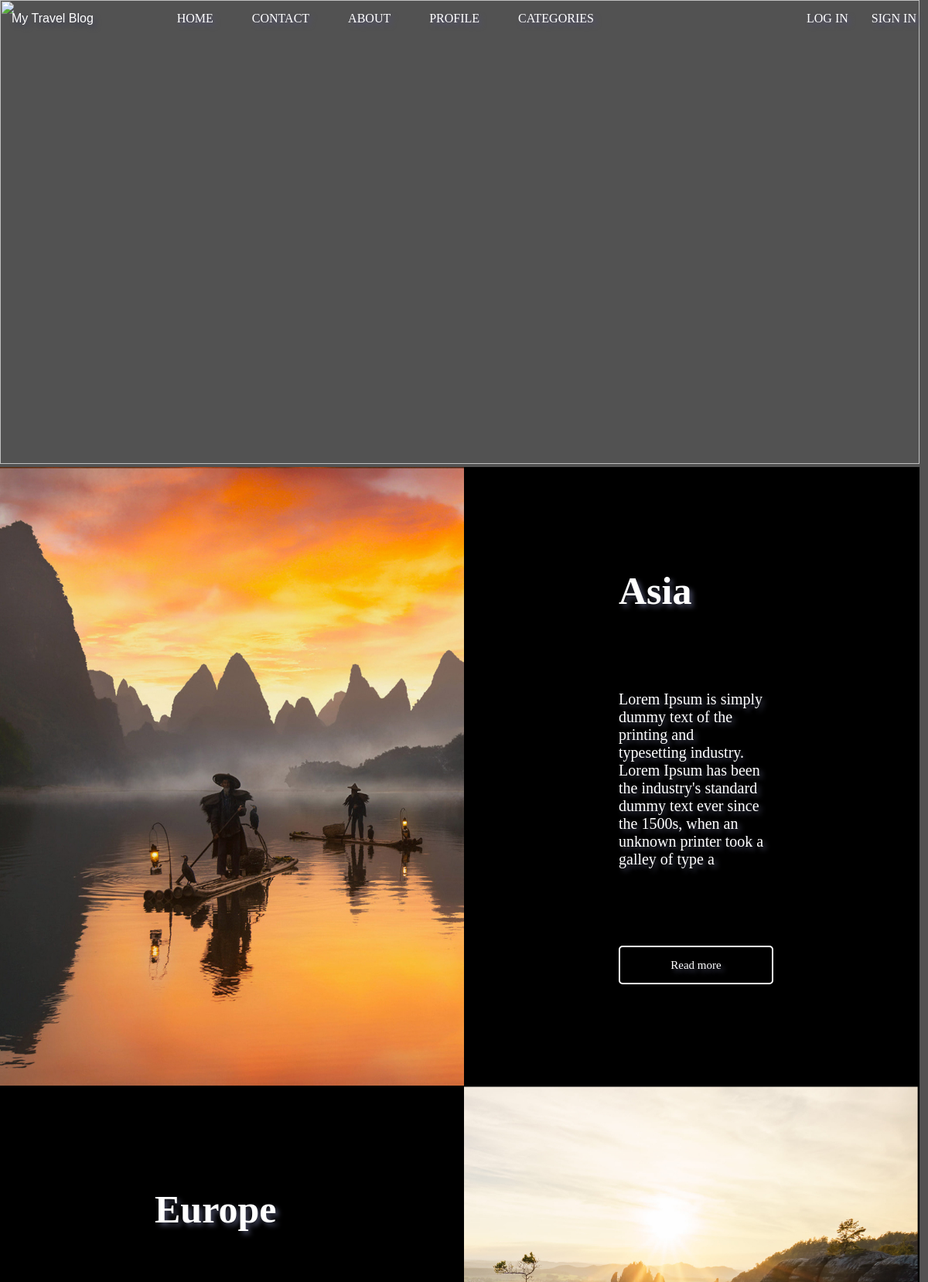
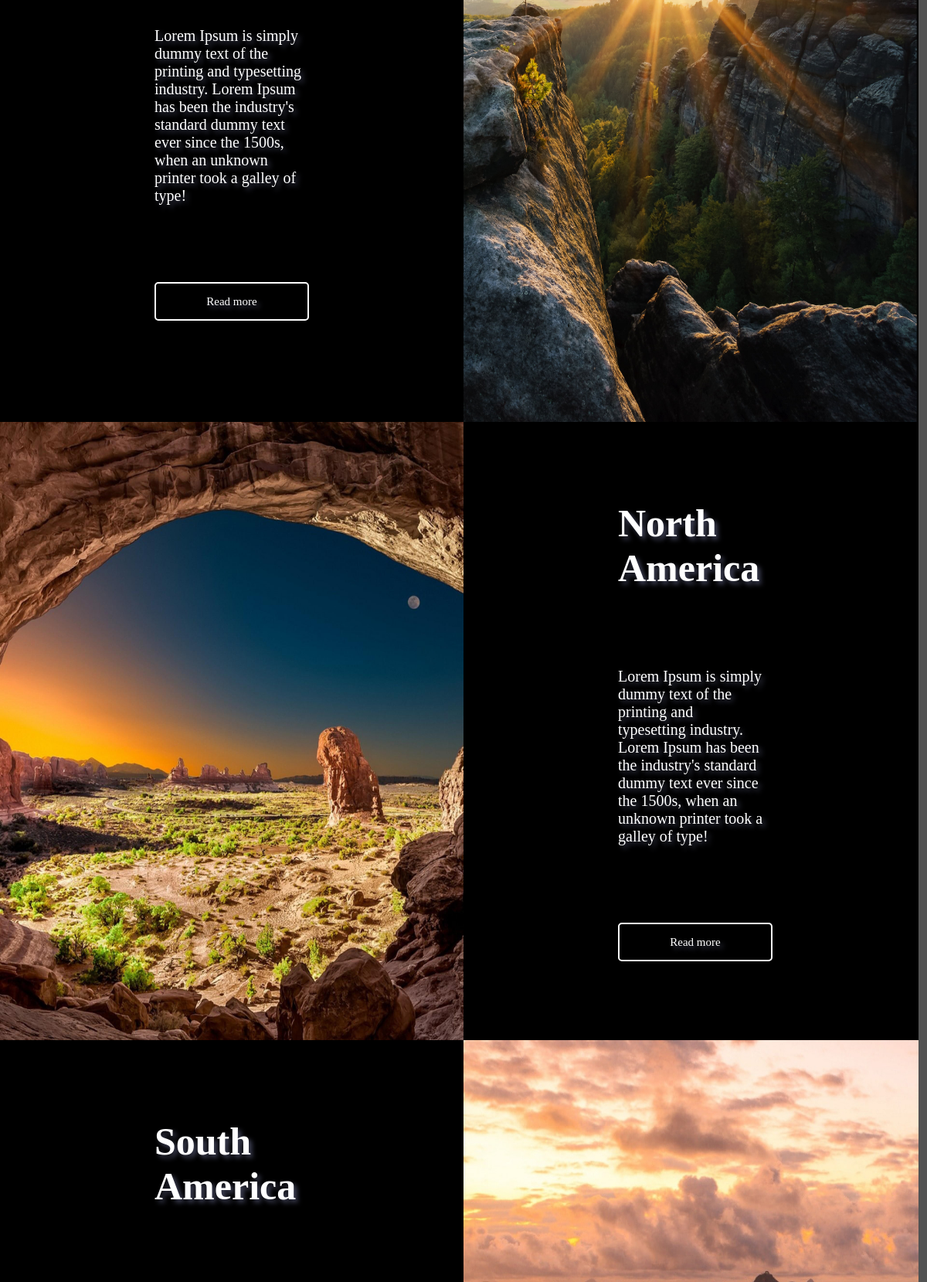
/posts/ (upper part), run on the app's committed database (2 pictures, top to bottom).
### posts/models.py (models this page shows, shortened)
class Category(models.Model):
    name = models.CharField(
        null=True,
        max_length=50
    )
    slug = models.SlugField(
        null=True,
    )
    snippet = models.TextField(
        null=True,
        max_length=200,
    )
    image = models.ImageField(
        null=True,
        upload_to=('categories/%Y/%m/%d')
    )
    image_header = models.ImageField(
        null=True,
        upload_to=('categories/%Y/%m/%d')
    )
    def get_absolute_url(self) -> str:
        return reverse(
            'posts_by_category',
            kwargs={'pk': str(self.id)}
        )

### posts/views.py (the view)
# urls.py: path('', Home.as_view(), name='home'),
class Home(ListView):
    model = Post
    template_name = 'home.html'
    queryset = Post.objects.all()
    context_object_name = 'posts'
    allow_empty = False
    def get_context_data(self, **kwargs):
        context = super().get_context_data(**kwargs)
        context = {
            'categories': Category.objects.all(),
            'posts': Post.objects.all(),
            'users': BlogUser.objects.all(),
            'post_json': json.dumps(list(Post.objects.values()))
        }
        return context

### posts/templates/home.html (shortened to what this page needs)
{% extends 'base.html' %}
{% load static %}
    {% block content %}
        <div class="home-container">
            <div class="home-top-image">
                <img src="{% static 'img/header.jpg' %}" alt="">
            </div>
            {% for cat in categories %}
                {% if forloop.counter|divisibleby:2 %}
                        <div class="cat-cont-odd">
                            <div class="cat-img-p">
                                <img src="{{ cat.image.url }}" alt="">
                            </div>
                            <div class="cat-descrp-l">
                                <div class="descrp-name">
                                    <h3>{{ cat.name }}</h3>
                                </div>
                                <div class="descrp-snippet">
                                    <p>{{ cat.snippet }}</p>
                                </div>
                                <a href="{{ cat.get_absolute_url }}">
                                    <button class="btn">Read more</button>
                                </a>
                            </div>
                        </div>
                    {% else %}
                        <div class="cat-cont-even">
                            <div class="cat-img-l">
                                <img src="{{ cat.image.url }}" alt="">
                            </div>
                            <div class="cat-descrp-p">
                                <div class="descrp-name">
                                    <h3>{{ cat.name }}</h3>
                                </div>
                                <div class="descrp-snippet">
                                    <p>{{ cat.snippet }}</p>
                                </div>
                                <a href="{{ cat.get_absolute_url }}">
                                    <button class="btn">Read more</button>
                                </a>
                            </div>
                        </div>
                    {% endif %}
            {% endfor %}
        </div>
    {% endblock %}

### static/css/base.css (style rules this page uses)
* { margin: auto; padding: 0; }
body { background-color: #525252; }
.home-top-image img { width: 99.1vw; height: 50vw; }
.cat-cont-odd { display: grid; grid-template-columns: 50vw 49.1vw; grid-template-rows: 100vh; grid-gap: none; }
.cat-cont-even { display: grid; grid-template-columns: 50vw 49.1vw; grid-template-rows: 100vh; grid-gap: none; }
.cat-img-l img { grid-column: 1/2; grid-row: 1/2; width: 50vw; height: 100vh; }
.cat-descrp-p { grid-column: 2/3; grid-row: 1/2; background: black; display: flex; flex-direction: column; align-items: flex-start; justify-content: center; padding: 200px; gap: 100px; }
.cat-img-p img { grid-column: 2/3; grid-row: 1/2; width: 49.1vw; height: 100vh; }
.cat-descrp-l { grid-column: 1/2; grid-row: 1/2; background: black; display: flex; flex-direction: column; align-items: flex-start; justify-content: center; padding: 200px; gap: 100px; }
.home-container h3 { font-size: 50px; font-family: 'Franklin Gothic Medium'; color: white; justify-content: center; }
.home-container p { font-size: 20px; font-family: 'Franklin Gothic Medium'; color: white; justify-content: center; }
.home-container .btn { border: 2px solid white; border-radius: 5px; color: white; background: none; width: 200px; height: 50px; font-size: 15px; font-family: 'Franklin Gothic Medium'; cursor: pointer; justify-content: center; }
.home-container .btn { border: 2px solid white; border-radius: 5px; color: white; background: none; width: 200px; height: 50px; font-size: 15px; font-family: 'Franklin Gothic Medium'; cursor: pointer; }

### static/css/login.css (style rules this page uses)
::placeholder { color: #e5e5e5; }

### static/css/post_by_category.css (style rules this page uses)
body { background-color: #525252; }

### static/css/header.css (style rules this page uses)
* { text-shadow: 4px 4px 6px rgba(66, 68, 90, 1); margin: 0; padding: 0; }
a { text-decoration: none; font-family: 'Franklin Gothic Medium'; color: white; text-shadow: 4px 4px 6px rgb(83, 80, 121); }

### data on the page
Category: image (picture), name "Asia", snippet "Lorem Ipsum is simply dummy text of the printing and typesetting industry. Lorem Ipsum has been the industry's standard dummy text ever since the 1500s, when an unknown printer took a galley of type a"
Category: image (picture), name "Europe", snippet "Lorem Ipsum is simply dummy text of the printing and typesetting industry. Lorem Ipsum has been the industry's standard dummy text ever since the 1500s, when an unknown printer took a galley of type!"
Category: image (picture), name "North America", snippet "Lorem Ipsum is simply dummy text of the printing and typesetting industry. Lorem Ipsum has been the industry's standard dummy text ever since the 1500s, when an unknown printer took a galley of type!"
Category: image (picture), name "South America"
